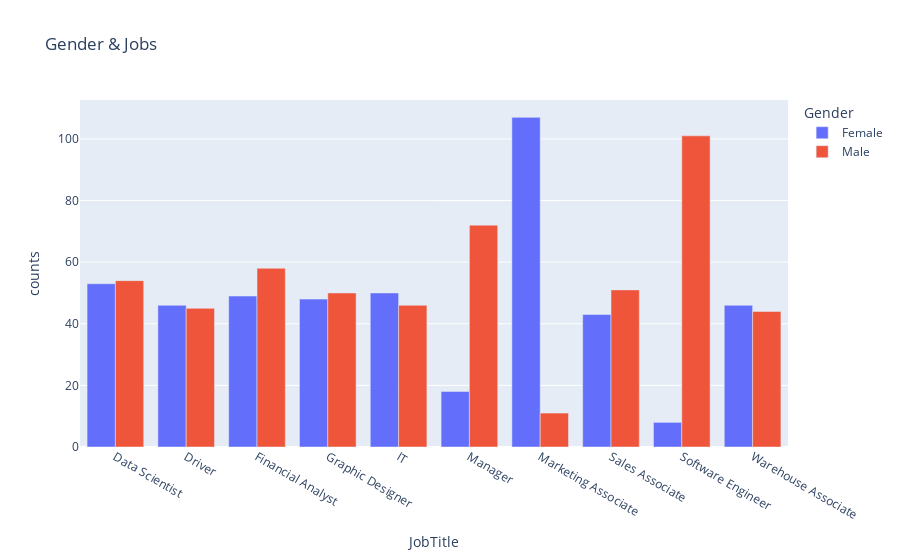

Notebook source saved alongside this figure:
### Code cell
# ploting gender per job titles
fig = px.bar(gender_jobs, x='JobTitle', y='counts', color='Gender', barmode='group', title='Gender & Jobs')
fig.show()

### Figure 1 — Plotly figure (JSON) as saved in the notebook; plotly's stock layout.template omitted (floating-point values rounded to 4 significant figures)
{"data": [{"alignmentgroup": "True", "hovertemplate": "Gender=Female<br>JobTitle=%{x}<br>counts=%{y}<extra></extra>", "legendgroup": "Female", "marker": {"color": "#636efa", "pattern": {"shape": ""}}, "name": "Female", "offsetgroup": "Female", "orientation": "v", "showlegend": true, "textposition": "auto", "type": "bar", "x": ["Data Scientist", "Driver", "Financial Analyst", "Graphic Designer", "IT", "Manager", "Marketing Associate", "Sales Associate", "Software Engineer", "Warehouse Associate"], "xaxis": "x", "y": [53, 46, 49, 48, 50, 18, 107, 43, 8, 46], "yaxis": "y"}, {"alignmentgroup": "True", "hovertemplate": "Gender=Male<br>JobTitle=%{x}<br>counts=%{y}<extra></extra>", "legendgroup": "Male", "marker": {"color": "#EF553B", "pattern": {"shape": ""}}, "name": "Male", "offsetgroup": "Male", "orientation": "v", "showlegend": true, "textposition": "auto", "type": "bar", "x": ["Data Scientist", "Driver", "Financial Analyst", "Graphic Designer", "IT", "Manager", "Marketing Associate", "Sales Associate", "Software Engineer", "Warehouse Associate"], "xaxis": "x", "y": [54, 45, 58, 50, 46, 72, 11, 51, 101, 44], "yaxis": "y"}], "layout": {"barmode": "group", "legend": {"title": {"text": "Gender"}, "tracegroupgap": 0}, "title": {"text": "Gender & Jobs"}, "xaxis": {"anchor": "y", "domain": [0, 1], "title": {"text": "JobTitle"}}, "yaxis": {"anchor": "x", "domain": [0, 1], "title": {"text": "counts"}}}}
